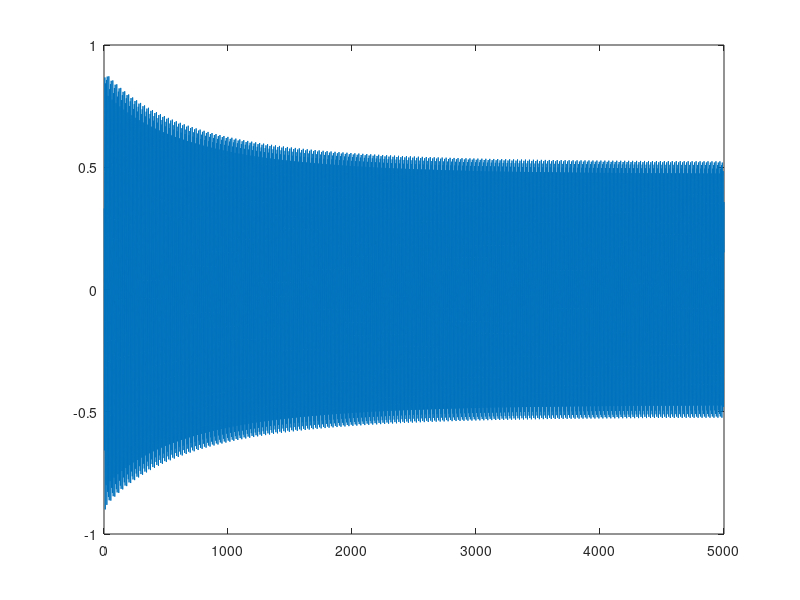
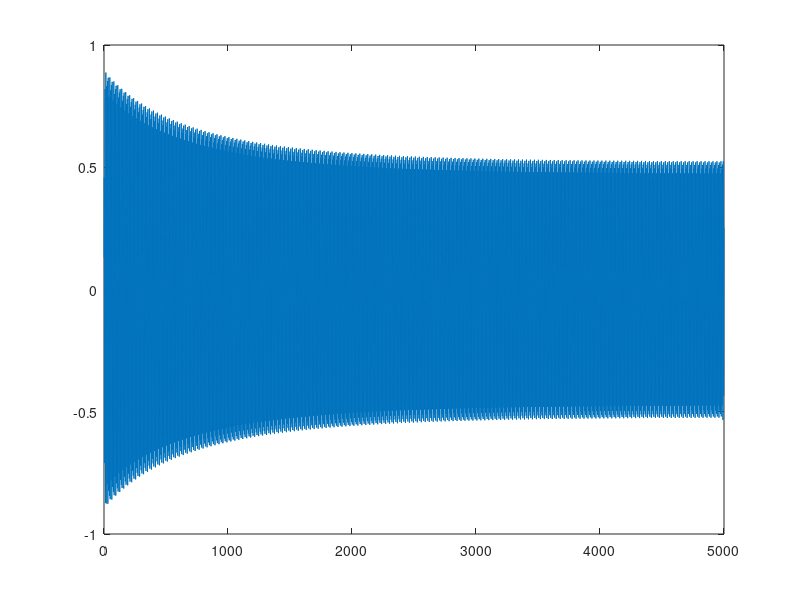

Source code (MATLAB) for these figures, in order:
close all
clear all
clc

% Choose how much amplitude and phase mismatch between local oscillator
% signals
ampl_mismatch_db = 1;  %[dB]
IQ_phase_mismatch = 2; %[degrees]


%% Some parameters
Fs2 = 16e6;
downrate = 200;
Fs = downrate * Fs2;
dT = 1/Fs;
RF_ampl = 2;
LOI_ampl = 1*10^(ampl_mismatch_db/20);
LOQ_ampl = 1;
RF_freq = 2.440e8;


%% Choose which sideband the LO downconverts

% For this sideband, output amplitude should be ~1/2
LO_freq = RF_freq + 2.5e6;

% For this sideband, output amplitude should be ~0
%  LO_freq = RF_freq - 2.5e6;


%% Create a complex bandpass FIR filter
Hlp = fir1(28,1e6/(Fs2/2));     % Lowpass prototype
N = length(Hlp)-1;
Fbp = 2.5e6/(Fs2/2);                              % Desired frequency shift
j = complex(0,1);
Hbp = Hlp.*exp(j*Fbp*pi*(0:N));

% View frequency response of filter
% fvtool(Hbp)

% Generate some tone at RF
N = 1e6;
t = 0:dT:(N-1)*dT;
MSK = RF_ampl * sin(2*pi*RF_freq*t);

%% Create LO with amplitude and phase mismatch
LOI = LOI_ampl * sin(2*pi*LO_freq*t)+LOI_ampl;
LOQ = LOQ_ampl * sin(2*pi*LO_freq*t + IQ_phase_mismatch + 90*pi/180)+LOQ_ampl;

%% Downconvert with LO
IFI = LOI .* MSK;
IFQ = LOQ .* MSK;

% Remove high frequency mixing content
[b,a] = butter(5,40e6/(Fs/2));
IFI_filt = filter(b,a,IFI);
IFQ_filt = filter(b,a,IFQ);

% Downsample to 16 MHz before further processing
Iout = IFI_filt(1:downrate:end);
Qout = IFQ_filt(1:downrate:end);
t = t(1:downrate:end);

%% Apply matlab I/Q compensation algorithm
% https://www.mathworks.com/help/comm/ref/comm.iqimbalancecompensator-system-object.html
M = 1e-3;
% x = zeros(1,length(Iout));
% y = zeros(1,length(Iout));
% w = zeros(1,length(Iout));
% 
% for ii = 1:length(Iout)
%     x(ii) = Iout(ii) + j*Qout(ii);
%     y(ii) = x(ii) + w(ii)*conj(x(ii));
%     
%     w(ii+1) = w(ii) - M*y(ii)^2;
% end
% 
% IFI_filt = real(y);
% IFQ_filt = imag(y);
% 
iy = zeros(1,length(Iout));
qy = zeros(1,length(Iout));
wr = zeros(1,length(Iout));
wj = zeros(1,length(Iout));

for ii = 1:length(Iout)
    iy(ii) = Iout(ii) + wr(ii)*Iout(ii) + wj(ii)*Qout(ii);
    qy(ii) = Qout(ii) + wj(ii)*Iout(ii) - wr(ii)*Qout(ii);
    
    wr(ii+1) = wr(ii) - M*(iy(ii) + qy(ii))*(iy(ii)-qy(ii));
    wj(ii+1) = wj(ii) - M*(2*iy(ii)*qy(ii));
end

IFI_filt = iy;
IFQ_filt = qy;
%%
% Filter signal with complex bandpass filter    
Rcoeff = real(Hbp);
Icoeff = imag(Hbp);

x1 = conv(IFI_filt,Rcoeff,'same');
x2 = conv(IFQ_filt,Icoeff,'same');
Iout = x1 - x2;

x3 = conv(IFI_filt,Icoeff,'same');
x4 = conv(IFQ_filt,Rcoeff,'same');
Qout = x3 + x4;

% Plot the Q channel after the IQ compensation and filtering
plot(Iout)
figure;plot(Qout)
